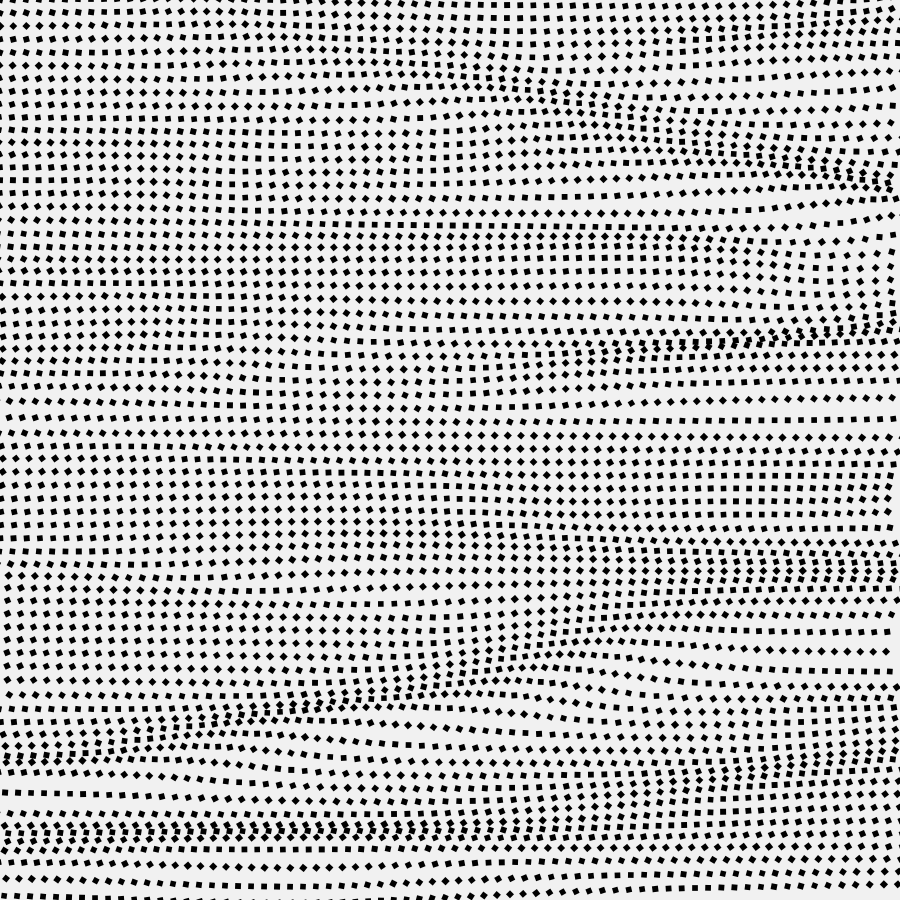
Frame 1 (no input)
Frame 60 (the mouse pressed at the canvas centre just before this capture): identical to frame 1, image omitted
Frame 120 (the mouse held since frame 60 and released just before this capture): identical to frame 1, image omitted

The Processing sketch that drew this single still picture (run headless with seeded random() and noise(); from frame 60 on, the mouse is pressed at the canvas centre):

// Processing sketch: sketch_00_noise
// ── sketch_00_noise.pde
color bg = #000000;
color fg = #f1f1f1;

void setup() {
  size(900, 900);
  background(fg);
  for (int x=0; x<width; x=x+13) {
    for (int y=0; y<height; y=y+13) {
      float noiseFactor=noise(x/3000., y/500.)*15;
      drawElement(x, y, noiseFactor, noiseFactor);
    }
  }
}

void drawElement(float x, float y, float noiseFactor, float size) {
  pushMatrix();
  translate (x, y); 
  rotate(noiseFactor*radians(150));

  float body = random(550, 600);

  scale(0.01); 
  rectMode(CENTER);
  fill(bg);
  noStroke();
  rect(x, y, body, body);
  popMatrix();
}

void draw() {

}
